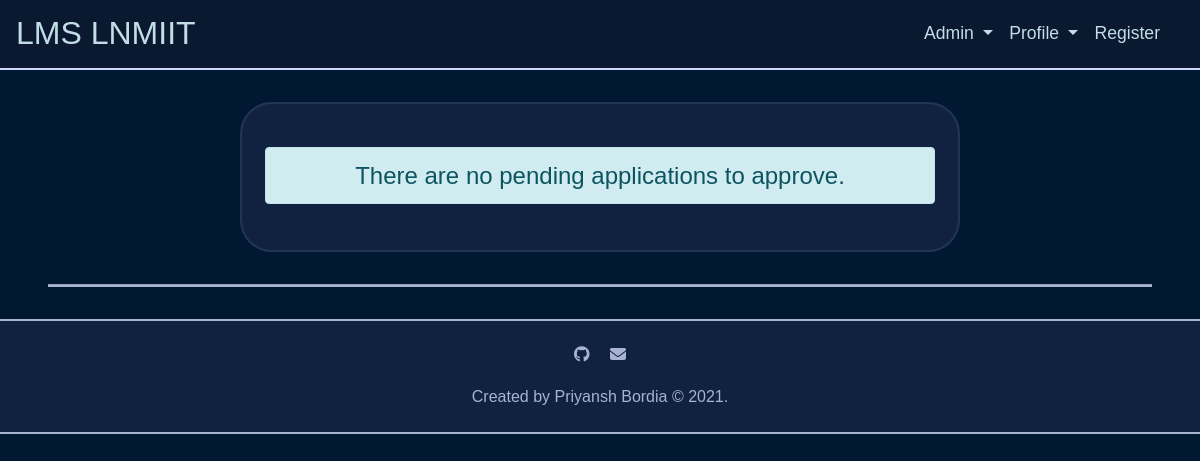
Before: /status/ (signed in) with the older database file.
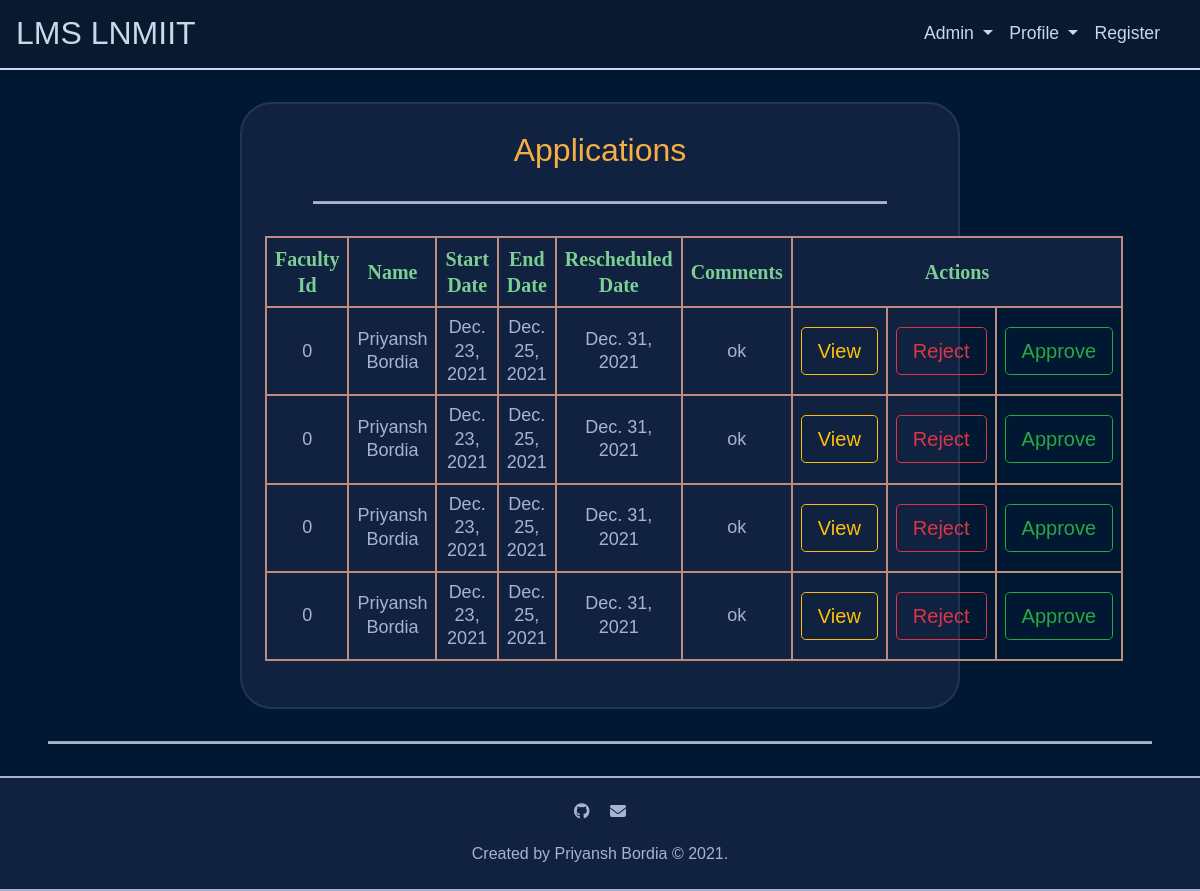
After: the same page with the newer database file.
### leave/models.py (models this page shows, shortened)
class Application(models.Model):
	PENDING = 'P'
	APPROVED = 'A'
	REJECTED = 'R'
	APPLICATION_STATUS = (
		('P', 'Pending'),
		('A', 'Approved'),
		('R', 'Rejected'),
	)
	person = models.ForeignKey(Person, on_delete=models.CASCADE, related_name='applicant', default=1)
	status = models.CharField(max_length=1, choices=APPLICATION_STATUS, default='P')
	start_date = models.DateField(blank=False, null=False)
	end_date = models.DateField(blank=False, null=False)
	hasClasses = models.BooleanField(blank=False, null=False, default=False)
	rescheduled_date = models.DateField(blank=True, null=True)
	up_next = models.ForeignKey(Person, on_delete=models.CASCADE, related_name='up_next', default=1)
	comments = models.TextField(blank=True, null=False)
	updated_at = models.DateTimeField(auto_now=True)
	created_at = models.DateTimeField(auto_now_add=True)
	class Meta:
		ordering = ['start_date', 'end_date']

class Person(models.Model):
	DIRECTOR = 'DR'
	DEAN_OF_ACADEMIC_AFFAIRS = 'DOAA'
	DEAN_OF_FACULTY_AFFAIRS = 'DOFA'
	DEAN_OF_STUDENT_AFFAIRS = 'DOSA'
	HEAD_OF_DEPARTMENT = 'HOD'
	FACULTY = 'F'
	VISITING_FACULTY = 'VF'
	COMPUTER_SCIENCE_AND_ENGINEERING = 'CSE'
	ELECTRONICS_AND_COMMUNICATION_ENGINEERING = 'ECE'
	MECHANICAL_AND_MECHATRONICS_ENGINEERING = 'ME'
	HUMANITIES_AND_SOCIAL_SCIENCES = 'HSS'
	MATHEMATICS = 'MH'
	PHYSICS = 'PH'
	PERSON_ROLES = (
		('DR', 'Director'),
		('DOAA', 'Dean of Academic Affairs'),
		('DOFA', 'Dean of Faculty Affairs'),
		('DOSA', 'Dean of Student Affairs'),
		('HOD', 'Head of Department'),
		('F', 'Faculty'),
		('VF', 'Visiting Faculty'),
	)
	DEPARTMENT = (
		('CSE', 'Computer Science and Engineering'),
		('ECE', 'Electronics and Communication Engineering'),
		('ME', 'Mechanical and Mechatronics Engineering'),
		('HSS', 'Humanities and Social Sciences'),
		('MH', 'Mathematics'),
		('PH', 'Physics'),
	)
	user = models.OneToOneField(User, on_delete=models.CASCADE, related_name='person')
	faculty_id = models.CharField(max_length=10, unique=True)
	leave_count = models.IntegerField(validators=[MinValueValidator(0)], default=22, blank=False, null=False)
	department = models.CharField(max_length=3, choices=DEPARTMENT, blank=False, null=False, default='CSE')
	first_name = models.CharField(max_length=50, validators=[MinLengthValidator(1)], blank=False, null=False)
	last_name = models.CharField(max_length=50, blank=True, null=False)
	email = models.EmailField(blank=False, null=False, unique=True)
	office_no = models.IntegerField(blank=False, null=False, default='0000')
	role = models.CharField(max_length=5, choices=PERSON_ROLES, default='F')
	updated_at = models.DateTimeField(auto_now=True)
	created_at = models.DateTimeField(auto_now_add=True)
	class Meta:
		ordering = ['id']
		verbose_name = 'Person'
		verbose_name_plural = 'Persons'

### leave/views.py (the view)
# urls.py: path('status/', views.status, name='status'),
@login_required
@require_http_methods(["GET", "POST"])
def status(request):
	try:
		applications = Application.objects.filter(up_next_id=request.user.person.id, status='P').order_by('-created_at')
		return render(request, 'leave/status.html', context={'applications': applications})
	except Application.DoesNotExist:
		return render(request, 'leave/error.html', context={})

### leave/templates/leave/status.html (shortened to what this page needs)
{% extends 'leave/base.html' %}
{% block head %}
	{% load static %}
	{% load bootstrap4 %}
	{% load fontawesome_5 %}
	{% load humanizelib %}
{% endblock %}
{% block body %}
	<div class="container container-fluid text-center">
		{% if applications|length > 0 %}
			<div class="row">
				<div class="col-md-12">
					<h2> Applications </h2>
					<hr>
					<table class="center">
						<thead>
							<tr>
								<th>Faculty Id</th>
								<th>Name</th>
								<th>Start Date</th>
								<th>End Date</th>
								<th>Rescheduled Date</th>
								<th>Comments</th>
								<th colspan="3">Actions</th>
						</thead>
						<tbody>
							{% for application in applications %}
								<tr>
									<td>{{ application.person.faculty_id }}</td>
									<td><span>{{ application.person.first_name }} {{ application.person.last_name }}</span></td>
									<td>{{ application.start_date }}</td>
									<td>{{ application.end_date }}</td>
									<td>{{ application.rescheduled_date }}</td>
									<td>{{ application.comments }}</td>
									<td><a class="form-control form-control-lg btn btn-outline-warning btn-lg " href="{% url 'application' application.id %}" role="button">View</a></td>
									<td><a class="form-control form-control-lg btn btn-outline-danger btn-lg " href="{% url 'reject' application.id %}" role="button">Reject</a></td>
									<td><a class="form-control form-control-lg btn btn-outline-success btn-lg " href="{% url 'approve' application.id %}" role="button">Approve</a></td>
								</tr>
							{% endfor %}
						</tbody>
					</table>
				</div>
			</div>
		{% else %}
			<div class="row">
				<div class="col-md-12">
					<div class="alert alert-info" role="alert">
						There are no pending applications to approve.
					</div>
				</div>
			</div>
		{% endif %}
	</div>
{% endblock %}

### leave/templates/leave/base.html (shortened to what this page needs)
<!DOCTYPE html>
<html lang="en">
<head>
	<link rel="stylesheet" href="https://maxcdn.bootstrapcdn.com/bootstrap/4.0.0/css/bootstrap.min.css"
>
	<link rel="stylesheet" href="https://stackpath.bootstrapcdn.com/bootstrap/4.3.1/css/bootstrap.min.css"
>
	{% load static %}
	<link rel="stylesheet" href="{% static 'leave/css/style.css' %}" />
</head>
<body>
    <nav class="navbar navbar-expand-lg navbar-light" style="background-color: #0a192f; border-bottom: .125rem solid #ccd6f6;">
        <a class="navbar-brand" href="{% url 'home' %}" style="color: #c2dde6; font-size: 2rem;">LMS LNMIIT</a>
        <div class="collapse navbar-collapse" id="navbarSupportedContent" style="font-size: 1.1rem;">
            <ul class="navbar-nav mr-3 ml-auto">
				{% if request.user.id == 1 %}
					<li class="nav-item dropdown">
						<div class="nav-link dropdown-toggle" style="color: #c2dde6;" href="#" id="navbarDropdown" role="button" data-toggle="dropdown" aria-haspopup="true" aria-expanded="false" title="Super">
							Admin
						</div>
					</li>
				{% endif %}
				{% if user.is_authenticated %}
					<li class="nav-item dropdown">
						<div class="nav-link dropdown-toggle" style="color: #c2dde6;" href="#" id="navbarDropdown" role="button" data-toggle="dropdown" aria-haspopup="true" aria-expanded="false" title="Profile">
							Profile
						</div>
					</li>
				{% endif %}
				{% if user.is_superuser %}
					<li class="nav-item">
						<a class="nav-link" style="color: #c2dde6;" href="{% url 'signup' %}">
							Register
						</a>
					</li>
				{% endif %}
            </ul>
        </div>
    </nav>
    {% block body %}{% endblock %}
    <hr class="mt-4">
	<footer class="footer">
		<div class="footer__grid">
			<div class="footer__grid__handles">
				<a href="https://github.com/PriyanshBordia/LNMIIT-Leave-Management" target="_blank" title="Repository"><i class="fab fa-github"></i></a>
				<a href="mailto:19ucs257@lnmiit.ac.in" target="_blank" title="Priyansh Bordia"><i class="fas fa-envelope"></i></a>
			</div>
			<div class="footer__grid__text">
				<span class="has-hover">Created by Priyansh Bordia &copy; 2021.</span>
			</div>
		</div>
	</footer>
</body>
</html>

### leave/static/leave/css/style.css (style rules this page uses)
html { font-size: 100%; -webkit-box-sizing: border-box; box-sizing: border-box; }
*, *::before, *::after { -webkit-box-sizing: inherit; box-sizing: inherit; }
html, body { width: 100%; height: 100%; }
body { margin: 0; padding: 0; font-size: 1.125rem; font-weight: 300; font-family: Verdana, Arial, Helvetica, sans-serif; line-height: 1.3; color: whitesmoke; background-color: #001831; text-align: center; -webkit-box-align: center; -ms-flex-align: center; align-items: center; -webkit-box-pack: center; -ms-flex-pack: center; justify-content: center; overflow-x: hidden; scroll-behavior: smooth; }
.container { max-width: 40em; margin: 2rem auto 2rem auto; text-align: center; -webkit-box-align: center; -ms-flex-align: center; align-items: center; -webkit-box-pack: center; -ms-flex-pack: center; justify-content: center; background-color: #112240; border: 0.125rem solid #233554; border-radius: 2rem; }
h2, .home-head, .h2 { margin: 1rem auto .5rem auto; font-weight: 400; color: #F6AF44; }
a { color: #a8b2d1; text-decoration: none !important; }
a, i, .has-hover { -webkit-transition-duration: 0.4s; transition-duration: 0.4s; }
hr { margin: 2rem 3rem 2rem 3rem; height: .125rem; background-color: #a8b2d1; }
.row { margin: .2rem auto .4rem auto; }
.col-md-12, .col-md-10, .col-md-9, .col-md-8, .col-md-6, .col-md-5, .col-md-4, .col-md-3, .col-md-2 { padding: 0.5rem 0.5rem 0.5rem .5rem; }
table, tr, th, td { margin: 2rem auto 2rem auto; padding: .5rem; text-align: center; border: .125rem solid #bd8c7d; }
thead { background-color: #112240; }
tbody { overflow: auto; height: 8rem; }
th { color: #7dce94; font-size: 1.25rem; font-family: Cambria, Cochin, Georgia, Times, 'Times New Roman', serif; }
td { color: #a8b2d1; font-size: 1.5; font-weight: 1.5; font-family: Verdana, Geneva, Tahoma, sans-serif; }
.footer { margin-top: 2rem; background-color: #112240; border-top: 0.125rem solid #a8b2d1; border-bottom: 0.125rem solid #a8b2d1; }
.footer__grid { margin: 1.5rem; color: #a8b2d1; font-size: 1rem; text-align: center; -webkit-box-align: center; -ms-flex-align: center; align-items: center; }
.footer__grid__handles { margin-bottom: 1.3rem; }
.footer__grid__handles a:not(:last-child) { margin-right: 1rem; }
.footer__grid__text { font-weight: 200; }

Changed rows visible on the page:
added Application: person.faculty_id "0", person.first_name "Priyansh", person.last_name "Bordia", start_date "Dec. 23, 2021", end_date "Dec. 25, 2021", rescheduled_date "Dec. 31, 2021", comments "ok"
added Application: person.faculty_id "0", person.first_name "Priyansh", person.last_name "Bordia", start_date "Dec. 23, 2021", end_date "Dec. 25, 2021", rescheduled_date "Dec. 31, 2021", comments "ok"
added Application: person.faculty_id "0", person.first_name "Priyansh", person.last_name "Bordia", start_date "Dec. 23, 2021", end_date "Dec. 25, 2021", rescheduled_date "Dec. 31, 2021", comments "ok"
added Application: person.faculty_id "0", person.first_name "Priyansh", person.last_name "Bordia", start_date "Dec. 23, 2021", end_date "Dec. 25, 2021", rescheduled_date "Dec. 31, 2021", comments "ok"
Other visible differences:
text no longer shown: "There are no pending applications to approve."
text now shown: "Applications Faculty Id Name Start Date End Date Rescheduled Date Comments Actions"
